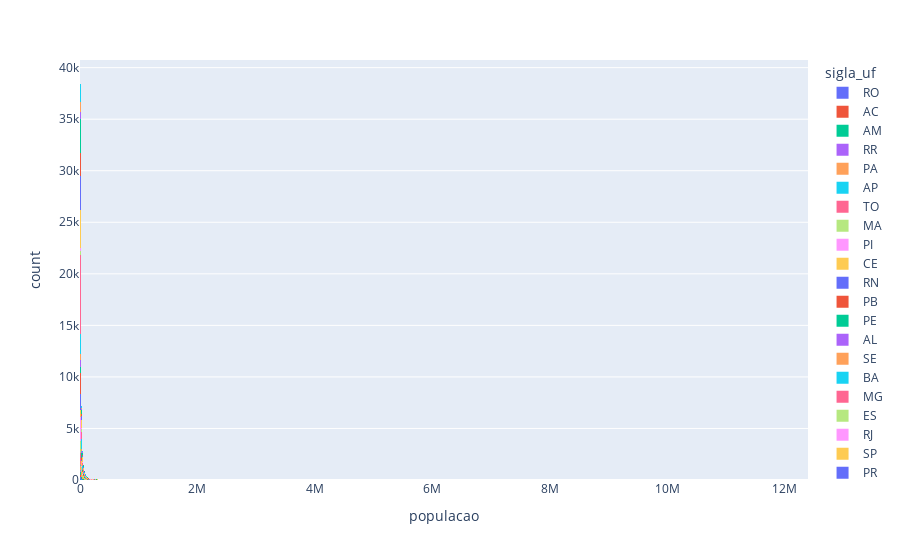

Notebook source saved alongside this figure:
### Code cell
# Passo 5 - Análise completa (Pensar em soluções para o problema com os dados disponíveis)
import plotly.express as px


grafic = px.histogram(table, x="populacao", color="sigla_uf") 

grafic.show()

### Figure 1 — Plotly figure (JSON) as saved in the notebook; plotly's stock layout.template omitted (floating-point values rounded to 4 significant figures; data arrays with more than 128 entries replaced by an {"elided": "..."} marker saying what was removed)
{"data": [{"alignmentgroup": "True", "bingroup": "x", "hovertemplate": "sigla_uf=RO<br>populacao=%{x}<br>count=%{y}<extra></extra>", "legendgroup": "RO", "marker": {"color": "#636efa", "pattern": {"shape": ""}}, "name": "RO", "offsetgroup": "RO", "orientation": "v", "showlegend": true, "type": "histogram", "x": {"elided": "1523 int values"}, "xaxis": "x", "yaxis": "y"}, {"alignmentgroup": "True", "bingroup": "x", "hovertemplate": "sigla_uf=AC<br>populacao=%{x}<br>count=%{y}<extra></extra>", "legendgroup": "AC", "marker": {"color": "#EF553B", "pattern": {"shape": ""}}, "name": "AC", "offsetgroup": "AC", "orientation": "v", "showlegend": true, "type": "histogram", "x": {"elided": "672 int values"}, "xaxis": "x", "yaxis": "y"}, {"alignmentgroup": "True", "bingroup": "x", "hovertemplate": "sigla_uf=AM<br>populacao=%{x}<br>count=%{y}<extra></extra>", "legendgroup": "AM", "marker": {"color": "#00cc96", "pattern": {"shape": ""}}, "name": "AM", "offsetgroup": "AM", "orientation": "v", "showlegend": true, "type": "histogram", "x": {"elided": "1922 int values"}, "xaxis": "x", "yaxis": "y"}, {"alignmentgroup": "True", "bingroup": "x", "hovertemplate": "sigla_uf=RR<br>populacao=%{x}<br>count=%{y}<extra></extra>", "legendgroup": "RR", "marker": {"color": "#ab63fa", "pattern": {"shape": ""}}, "name": "RR", "offsetgroup": "RR", "orientation": "v", "showlegend": true, "type": "histogram", "x": {"elided": "423 int values"}, "xaxis": "x", "yaxis": "y"}, {"alignmentgroup": "True", "bingroup": "x", "hovertemplate": "sigla_uf=PA<br>populacao=%{x}<br>count=%{y}<extra></extra>", "legendgroup": "PA", "marker": {"color": "#FFA15A", "pattern": {"shape": ""}}, "name": "PA", "offsetgroup": "PA", "orientation": "v", "showlegend": true, "type": "histogram", "x": {"elided": "4329 int values"}, "xaxis": "x", "yaxis": "y"}, {"alignmentgroup": "True", "bingroup": "x", "hovertemplate": "sigla_uf=AP<br>populacao=%{x}<br>count=%{y}<extra></extra>", "legendgroup": "AP", "marker": {"color": "#19d3f3", "pattern": {"shape": ""}}, "name": "AP", "offsetgroup": "AP", "orientation": "v", "showlegend": true, "type": "histogram", "x": {"elided": "484 int values"}, "xaxis": "x", "yaxis": "y"}, {"alignmentgroup": "True", "bingroup": "x", "hovertemplate": "sigla_uf=TO<br>populacao=%{x}<br>count=%{y}<extra></extra>", "legendgroup": "TO", "marker": {"color": "#FF6692", "pattern": {"shape": ""}}, "name": "TO", "offsetgroup": "TO", "orientation": "v", "showlegend": true, "type": "histogram", "x": {"elided": "4169 int values"}, "xaxis": "x", "yaxis": "y"}, {"alignmentgroup": "True", "bingroup": "x", "hovertemplate": "sigla_uf=MA<br>populacao=%{x}<br>count=%{y}<extra></extra>", "legendgroup": "MA", "marker": {"color": "#B6E880", "pattern": {"shape": ""}}, "name": "MA", "offsetgroup": "MA", "orientation": "v", "showlegend": true, "type": "histogram", "x": {"elided": "6241 int values"}, "xaxis": "x", "yaxis": "y"}, {"alignmentgroup": "True", "bingroup": "x", "hovertemplate": "sigla_uf=PI<br>populacao=%{x}<br>count=%{y}<extra></extra>", "legendgroup": "PI", "marker": {"color": "#FF97FF", "pattern": {"shape": ""}}, "name": "PI", "offsetgroup": "PI", "orientation": "v", "showlegend": true, "type": "histogram", "x": {"elided": "6436 int values"}, "xaxis": "x", "yaxis": "y"}, {"alignmentgroup": "True", "bingroup": "x", "hovertemplate": "sigla_uf=CE<br>populacao=%{x}<br>count=%{y}<extra></extra>", "legendgroup": "CE", "marker": {"color": "#FECB52", "pattern": {"shape": ""}}, "name": "CE", "offsetgroup": "CE", "orientation": "v", "showlegend": true, "type": "histogram", "x": {"elided": "5698 int values"}, "xaxis": "x", "yaxis": "y"}, {"alignmentgroup": "True", "bingroup": "x", "hovertemplate": "sigla_uf=RN<br>populacao=%{x}<br>count=%{y}<extra></extra>", "legendgroup": "RN", "marker": {"color": "#636efa", "pattern": {"shape": ""}}, "name": "RN", "offsetgroup": "RN", "orientation": "v", "showlegend": true, "type": "histogram", "x": {"elided": "5083 int values"}, "xaxis": "x", "yaxis": "y"}, {"alignmentgroup": "True", "bingroup": "x", "hovertemplate": "sigla_uf=PB<br>populacao=%{x}<br>count=%{y}<extra></extra>", "legendgroup": "PB", "marker": {"color": "#EF553B", "pattern": {"shape": ""}}, "name": "PB", "offsetgroup": "PB", "orientation": "v", "showlegend": true, "type": "histogram", "x": {"elided": "6601 int values"}, "xaxis": "x", "yaxis": "y"}, {"alignmentgroup": "True", "bingroup": "x", "hovertemplate": "sigla_uf=PE<br>populacao=%{x}<br>count=%{y}<extra></extra>", "legendgroup": "PE", "marker": {"color": "#00cc96", "pattern": {"shape": ""}}, "name": "PE", "offsetgroup": "PE", "orientation": "v", "showlegend": true, "type": "histogram", "x": {"elided": "5678 int values"}, "xaxis": "x", "yaxis": "y"}, {"alignmentgroup": "True", "bingroup": "x", "hovertemplate": "sigla_uf=AL<br>populacao=%{x}<br>count=%{y}<extra></extra>", "legendgroup": "AL", "marker": {"color": "#ab63fa", "pattern": {"shape": ""}}, "name": "AL", "offsetgroup": "AL", "orientation": "v", "showlegend": true, "type": "histogram", "x": {"elided": "3143 int values"}, "xaxis": "x", "yaxis": "y"}, {"alignmentgroup": "True", "bingroup": "x", "hovertemplate": "sigla_uf=SE<br>populacao=%{x}<br>count=%{y}<extra></extra>", "legendgroup": "SE", "marker": {"color": "#FFA15A", "pattern": {"shape": ""}}, "name": "SE", "offsetgroup": "SE", "orientation": "v", "showlegend": true, "type": "histogram", "x": {"elided": "2324 int values"}, "xaxis": "x", "yaxis": "y"}, {"alignmentgroup": "True", "bingroup": "x", "hovertemplate": "sigla_uf=BA<br>populacao=%{x}<br>count=%{y}<extra></extra>", "legendgroup": "BA", "marker": {"color": "#19d3f3", "pattern": {"shape": ""}}, "name": "BA", "offsetgroup": "BA", "orientation": "v", "showlegend": true, "type": "histogram", "x": {"elided": "12907 int values"}, "xaxis": "x", "yaxis": "y"}, {"alignmentgroup": "True", "bingroup": "x", "hovertemplate": "sigla_uf=MG<br>populacao=%{x}<br>count=%{y}<extra></extra>", "legendgroup": "MG", "marker": {"color": "#FF6692", "pattern": {"shape": ""}}, "name": "MG", "offsetgroup": "MG", "orientation": "v", "showlegend": true, "type": "histogram", "x": {"elided": "25828 int values"}, "xaxis": "x", "yaxis": "y"}, {"alignmentgroup": "True", "bingroup": "x", "hovertemplate": "sigla_uf=ES<br>populacao=%{x}<br>count=%{y}<extra></extra>", "legendgroup": "ES", "marker": {"color": "#B6E880", "pattern": {"shape": ""}}, "name": "ES", "offsetgroup": "ES", "orientation": "v", "showlegend": true, "type": "histogram", "x": {"elided": "2368 int values"}, "xaxis": "x", "yaxis": "y"}, {"alignmentgroup": "True", "bingroup": "x", "hovertemplate": "sigla_uf=RJ<br>populacao=%{x}<br>count=%{y}<extra></extra>", "legendgroup": "RJ", "marker": {"color": "#FF97FF", "pattern": {"shape": ""}}, "name": "RJ", "offsetgroup": "RJ", "orientation": "v", "showlegend": true, "type": "histogram", "x": {"elided": "2771 int values"}, "xaxis": "x", "yaxis": "y"}, {"alignmentgroup": "True", "bingroup": "x", "hovertemplate": "sigla_uf=SP<br>populacao=%{x}<br>count=%{y}<extra></extra>", "legendgroup": "SP", "marker": {"color": "#FECB52", "pattern": {"shape": ""}}, "name": "SP", "offsetgroup": "SP", "orientation": "v", "showlegend": true, "type": "histogram", "x": {"elided": "19822 int values"}, "xaxis": "x", "yaxis": "y"}, {"alignmentgroup": "True", "bingroup": "x", "hovertemplate": "sigla_uf=PR<br>populacao=%{x}<br>count=%{y}<extra></extra>", "legendgroup": "PR", "marker": {"color": "#636efa", "pattern": {"shape": ""}}, "name": "PR", "offsetgroup": "PR", "orientation": "v", "showlegend": true, "type": "histogram", "x": {"elided": "12153 int values"}, "xaxis": "x", "yaxis": "y"}, {"alignmentgroup": "True", "bingroup": "x", "hovertemplate": "sigla_uf=SC<br>populacao=%{x}<br>count=%{y}<extra></extra>", "legendgroup": "SC", "marker": {"color": "#EF553B", "pattern": {"shape": ""}}, "name": "SC", "offsetgroup": "SC", "orientation": "v", "showlegend": true, "type": "histogram", "x": {"elided": "8862 int values"}, "xaxis": "x", "yaxis": "y"}, {"alignmentgroup": "True", "bingroup": "x", "hovertemplate": "sigla_uf=RS<br>populacao=%{x}<br>count=%{y}<extra></extra>", "legendgroup": "RS", "marker": {"color": "#00cc96", "pattern": {"shape": ""}}, "name": "RS", "offsetgroup": "RS", "orientation": "v", "showlegend": true, "type": "histogram", "x": {"elided": "14762 int values"}, "xaxis": "x", "yaxis": "y"}, {"alignmentgroup": "True", "bingroup": "x", "hovertemplate": "sigla_uf=MS<br>populacao=%{x}<br>count=%{y}<extra></extra>", "legendgroup": "MS", "marker": {"color": "#ab63fa", "pattern": {"shape": ""}}, "name": "MS", "offsetgroup": "MS", "orientation": "v", "showlegend": true, "type": "histogram", "x": {"elided": "2410 int values"}, "xaxis": "x", "yaxis": "y"}, {"alignmentgroup": "True", "bingroup": "x", "hovertemplate": "sigla_uf=MT<br>populacao=%{x}<br>count=%{y}<extra></extra>", "legendgroup": "MT", "marker": {"color": "#FFA15A", "pattern": {"shape": ""}}, "name": "MT", "offsetgroup": "MT", "orientation": "v", "showlegend": true, "type": "histogram", "x": {"elided": "4139 int values"}, "xaxis": "x", "yaxis": "y"}, {"alignmentgroup": "True", "bingroup": "x", "hovertemplate": "sigla_uf=GO<br>populacao=%{x}<br>count=%{y}<extra></extra>", "legendgroup": "GO", "marker": {"color": "#19d3f3", "pattern": {"shape": ""}}, "name": "GO", "offsetgroup": "GO", "orientation": "v", "showlegend": true, "type": "histogram", "x": {"elided": "7505 int values"}, "xaxis": "x", "yaxis": "y"}, {"alignmentgroup": "True", "bingroup": "x", "hovertemplate": "sigla_uf=DF<br>populacao=%{x}<br>count=%{y}<extra></extra>", "legendgroup": "DF", "marker": {"color": "#FF6692", "pattern": {"shape": ""}}, "name": "DF", "offsetgroup": "DF", "orientation": "v", "showlegend": true, "type": "histogram", "x": [1601093, 1639035, 1673151, 1705889, 1737813, 1821946, 1877015, 1923406, 1969868, 2051146, 2097447, 2145839, 2189789, 2282049, 2333108, 2383784, 2455903, 2557158, 2606885, 2570160, 2609998, 2648532, 2789761, 2852372, 2914830, 2977216, 3039444, 2974703, 3015268, 3055149, 3094325], "xaxis": "x", "yaxis": "y"}], "layout": {"barmode": "relative", "legend": {"title": {"text": "sigla_uf"}, "tracegroupgap": 0}, "margin": {"t": 60}, "xaxis": {"anchor": "y", "domain": [0, 1], "title": {"text": "populacao"}}, "yaxis": {"anchor": "x", "domain": [0, 1], "title": {"text": "count"}}}}
